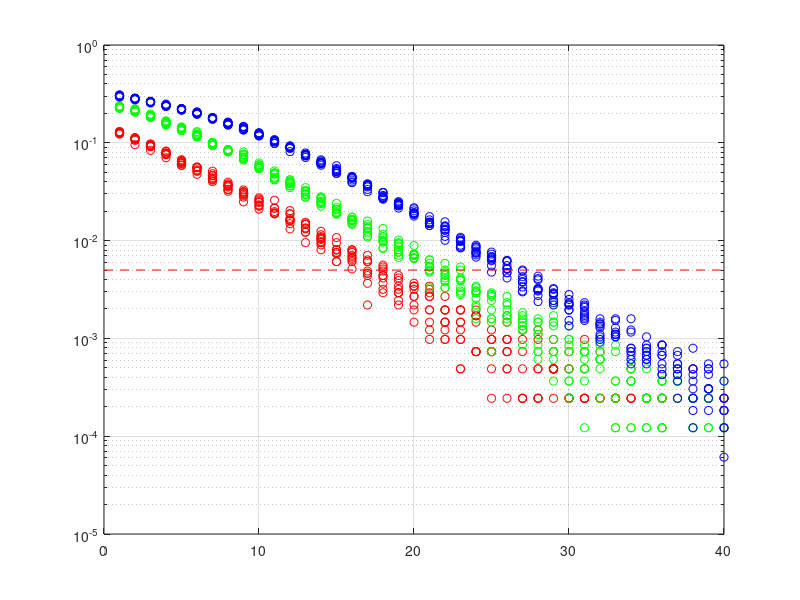

Write MATLAB code to recreate this figure.
%% Start
clc
close all
clear

%% Initialize
SNR=1:1:40;                 %Range of SNR in dB
%SNR1=0.5*(10.^(SNR/10));    %Convert SNR into rectangular coordinates
%we decrease the N here in order to get a bigger data range
N=2^12;                  %Number of bits to simulate
thresholds = 5*10^-3;       %Define the thresholds
max_iter=10;                %Define the maximum iteration
M1=2;                       %BPSK
M2=4;                       %QPSK
M3=16;                      %16QAM
Data_BPSK=[];
Data_QPSK=[];
Data_16QAM=[];
Output_Data_BPSK_BER=[];
Output_Data_BPSK_SNR=[];
Output_Data_BPSK=[];
Output_Data_QPSK_BER=[];
Output_Data_QPSK_SNR=[];
Output_Data_QPSK=[];
Output_Data_16QAM_BER=[];
Output_Data_16QAM_SNR=[];
Output_Data_16QAM=[];
Output_Data_BER_SNR=[];
Output_Data_Class=[];

%% Generate Data
for iter=1:1:max_iter
    
    if iter<=7
        R=raylrnd(0.5,1,N);         %Produce the Rayleigh signal
    else
        R=raylrnd(0.8,1,N);         %Produce another Rayleigh signal
    end
    
    x1=randi([0,M1-1],1,N);     %Produce the random signal
    x2=randi([0,M2-1],1,N);
    x3=randi([0,M3-1],1,N);
    h1=pskmod(x1,M1);            %BPSK Modulation
    h2=pskmod(x2,M2);            %QPSK Modulation
    h3=qammod(x3,M3);            %16QAM Modulation
    H1=h1.*R;                   %BPSK with Rayleigh Channel
    H2=h2.*R;                   %QPSK with Rayleigh Channel
    H3=h3.*R;                   %16QAM with Rayleigh Channel

    for i=1:length(SNR)

        yREn1=R.\awgn(H1,SNR(i),'measured');
        yRE1=pskdemod(yREn1,M1);     
        [bit_RE1,ratio1]=biterr(x1,yRE1);
        BPSK_Ray_Equalize(i)=ratio1;

        yREn2=R.\awgn(H2,SNR(i),'measured');
        yRE2=pskdemod(yREn2,M2);     
        [bit_RE2,ratio2]=biterr(x2,yRE2);
        QPSK_Ray_Equalize(i)=ratio2;

        yREn3=R.\awgn(H3,SNR(i),'measured');
        yRE3=qamdemod(yREn3,M3);     
        [bit_RE3,ratio3]=biterr(x3,yRE3);
        QAM_Ray_Equalize(i)=ratio3;

    end
    Data_BPSK=[BPSK_Ray_Equalize;Data_BPSK];
    Data_QPSK=[QPSK_Ray_Equalize;Data_QPSK];
    Data_16QAM=[QAM_Ray_Equalize;Data_16QAM];

end

%% Plot
figure(1)
semilogy(SNR,Data_BPSK,'ro');hold on;grid on; %BPSK
% semilogy(SNR,Data_BPSK(2,:),'ro');
% semilogy(SNR,Data_BPSK(3,:),'ro');
% semilogy(SNR,Data_BPSK(4,:),'ro');
% semilogy(SNR,Data_BPSK(5,:),'ro');
% semilogy(SNR,Data_BPSK(6,:),'ro');
% semilogy(SNR,Data_BPSK(7,:),'ro');
% semilogy(SNR,Data_BPSK(8,:),'ro');
% semilogy(SNR,Data_BPSK(9,:),'ro');
% semilogy(SNR,Data_BPSK(10,:),'ro');

semilogy(SNR,Data_QPSK(1,:),'go');%QPSK
semilogy(SNR,Data_QPSK(2,:),'go');
semilogy(SNR,Data_QPSK(3,:),'go');
semilogy(SNR,Data_QPSK(4,:),'go');
semilogy(SNR,Data_QPSK(5,:),'go');
semilogy(SNR,Data_QPSK(6,:),'go');
semilogy(SNR,Data_QPSK(7,:),'go');
semilogy(SNR,Data_QPSK(8,:),'go');
semilogy(SNR,Data_QPSK(9,:),'go');
semilogy(SNR,Data_QPSK(10,:),'go');

semilogy(SNR,Data_16QAM(1,:),'bo');%16QAM
semilogy(SNR,Data_16QAM(2,:),'bo');
semilogy(SNR,Data_16QAM(3,:),'bo');
semilogy(SNR,Data_16QAM(4,:),'bo');
semilogy(SNR,Data_16QAM(5,:),'bo');
semilogy(SNR,Data_16QAM(6,:),'bo');
semilogy(SNR,Data_16QAM(7,:),'bo');
semilogy(SNR,Data_16QAM(8,:),'bo');
semilogy(SNR,Data_16QAM(9,:),'bo');
semilogy(SNR,Data_16QAM(10,:),'bo');

line([0 40],[thresholds thresholds],'Color','red','LineStyle','--')
hold off;

%% Reshape data and output it
for i=1:40
    Output_Data_BPSK_BER=[Output_Data_BPSK_BER;Data_BPSK(:,i)];
    Output_Data_BPSK_SNR=[Output_Data_BPSK_SNR;i.*ones(10,1)];
    Output_Data_QPSK_BER=[Output_Data_QPSK_BER;Data_QPSK(:,i)];
    Output_Data_QPSK_SNR=[Output_Data_QPSK_SNR;i.*ones(10,1)];
    Output_Data_16QAM_BER=[Output_Data_16QAM_BER;Data_16QAM(:,i)];
    Output_Data_16QAM_SNR=[Output_Data_16QAM_SNR;i.*ones(10,1)];
end
%Output it in BER,SNR ~ CLASS style
Output_Data_BPSK=[Output_Data_BPSK_BER,Output_Data_BPSK_SNR];
Output_Data_QPSK=[Output_Data_QPSK_BER,Output_Data_QPSK_SNR];
Output_Data_16QAM=[Output_Data_16QAM_BER,Output_Data_16QAM_SNR];
Output_Data_BER_SNR=[Output_Data_BPSK;Output_Data_QPSK;Output_Data_16QAM];
Output_Data_Class=[repmat({'BPSK'},400,1);repmat({'QPSK'},400,1);repmat({'16QAM'},400,1)]

save('OutputData.mat','Output_Data_BER_SNR','Output_Data_Class')


